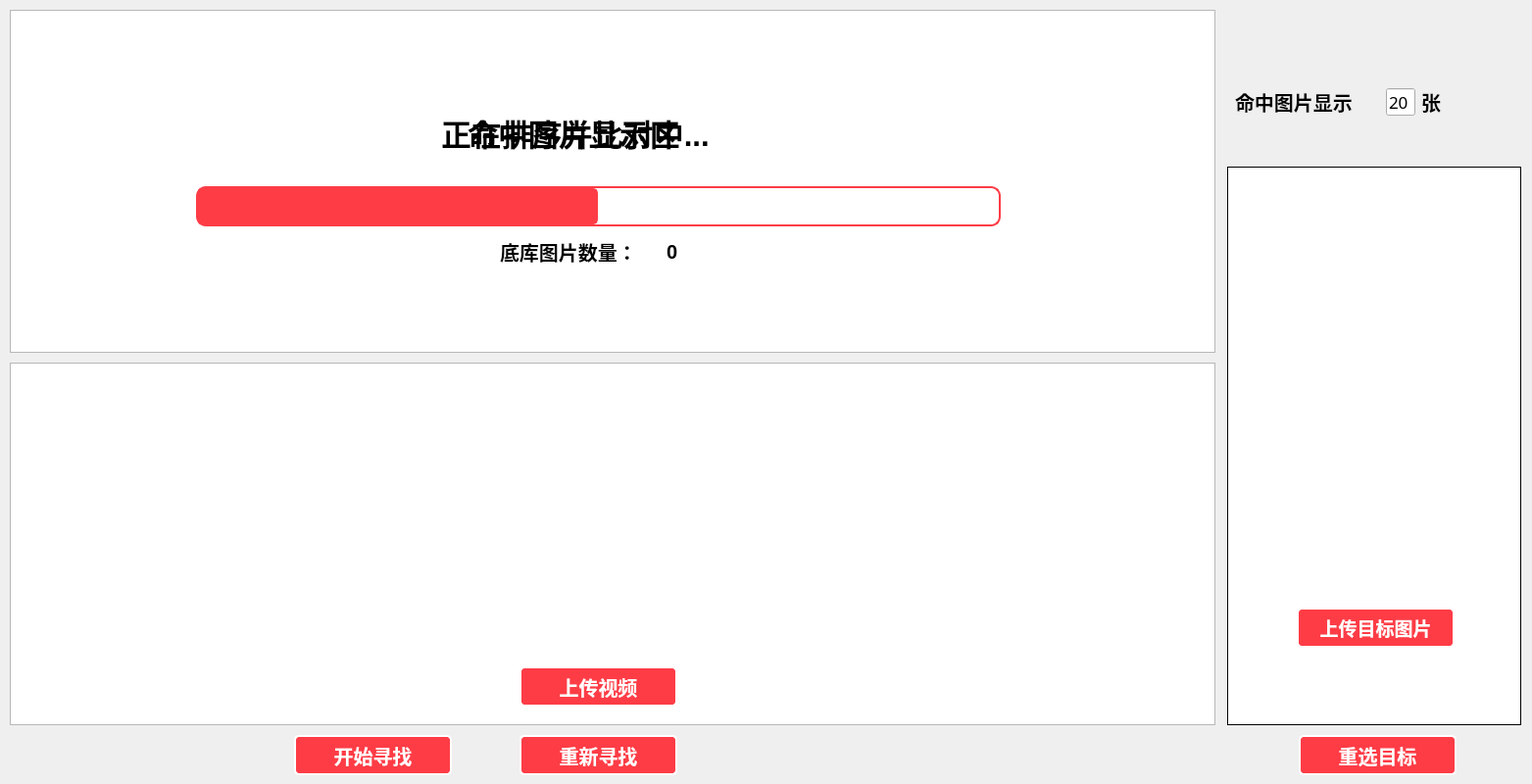
    <widget class="QWidget" name="ReID">
     <attribute name="title">
      <string>跨镜头行人追踪</string>
     </attribute>
     <widget class="QPushButton" name="reID_vdo">
      <property name="geometry">
       <rect>
        <x>530</x>
        <y>680</y>
        <width>161</width>
        <height>41</height>
       </rect>
      </property>
      <property name="font">
       <font>
        <family>Roman time</family>
        <pointsize>15</pointsize>
        <weight>75</weight>
        <bold>true</bold>
       </font>
      </property>
      <property name="cursor">
       <cursorShape>PointingHandCursor</cursorShape>
      </property>
      <property name="styleSheet">
       <string notr="true">QPushButton{background-color:#FE3C46;
                    border:2px solid #FFF;
                    border-radius:5px;
                    color:white;
                  }
                  QPushButton:hover
                  {
                    border:2px solid #FE3C46;
                    color:white;
					font-size:26px;
                  }
                  QPushButton:hover:pressed
                  {
                    border:1px solid #fff;
                    border-radius:15px;
                    height:17px;
                    font-size:25px;
                    color:white;}
</string>
      </property>
      <property name="text">
       <string>上传视频</string>
      </property>
      <property name="iconSize">
       <size>
        <width>80</width>
        <height>80</height>
       </size>
      </property>
     </widget>
     <widget class="QPushButton" name="reID_reperson">
      <property name="geometry">
       <rect>
        <x>1325</x>
        <y>750</y>
        <width>161</width>
        <height>41</height>
       </rect>
      </property>
      <property name="font">
       <font>
        <family>Roman time</family>
        <pointsize>15</pointsize>
        <weight>75</weight>
        <bold>true</bold>
       </font>
      </property>
      <property name="cursor">
       <cursorShape>PointingHandCursor</cursorShape>
      </property>
      <property name="styleSheet">
       <string notr="true">QPushButton{background-color:#FE3C46;
                    border:2px solid #FFF;
                    border-radius:5px;
                    color:white;
                  }
                  QPushButton:hover
                  {
                    border:2px solid #FE3C46;
                    color:white;
					font-size:26px;
                  }
                  QPushButton:hover:pressed
                  {
                    border:1px solid #fff;
                    border-radius:15px;
                    height:17px;
                    font-size:25px;
                    color:white;}
</string>
      </property>
      <property name="text">
       <string>重选目标</string>
      </property>
      <property name="iconSize">
       <size>
        <width>80</width>
        <height>80</height>
       </size>
      </property>
     </widget>
     <widget class="QPushButton" name="reID_submit">
      <property name="geometry">
       <rect>
        <x>300</x>
        <y>750</y>
        <width>161</width>
        <height>41</height>
       </rect>
      </property>
      <property name="font">
       <font>
        <family>Roman time</family>
        <pointsize>15</pointsize>
        <weight>75</weight>
        <bold>true</bold>
       </font>
      </property>
      <property name="cursor">
       <cursorShape>PointingHandCursor</cursorShape>
      </property>
      <property name="styleSheet">
       <string notr="true">QPushButton{background-color:#FE3C46;
                    border:2px solid #FFF;
                    border-radius:5px;
                    color:white;
                  }
                  QPushButton:hover
                  {
                    border:2px solid #FE3C46;
                    color:white;
					font-size:26px;
                  }
                  QPushButton:hover:pressed
                  {
                    border:1px solid #fff;
                    border-radius:15px;
                    height:17px;
                    font-size:25px;
                    color:white;}
</string>
      </property>
      <property name="text">
       <string>开始寻找</string>
      </property>
      <property name="iconSize">
       <size>
        <width>80</width>
        <height>80</height>
       </size>
      </property>
     </widget>
     <widget class="QProgressBar" name="reID_progressBar">
      <property name="enabled">
       <bool>true</bool>
      </property>
      <property name="geometry">
       <rect>
        <x>200</x>
        <y>190</y>
        <width>821</width>
        <height>41</height>
       </rect>
      </property>
      <property name="mouseTracking">
       <bool>false</bool>
      </property>
      <property name="tabletTracking">
       <bool>false</bool>
      </property>
      <property name="acceptDrops">
       <bool>false</bool>
      </property>
      <property name="autoFillBackground">
       <bool>false</bool>
      </property>
      <property name="styleSheet">
       <string notr="true">QProgressBar::chunk{
    border: 2px solid #FE3C46;  /*边框以及边框颜色*/
    border-radius: 5px;
    background-color: #FE3C46;
}
QProgressBar{
	border: 2px solid #FE3C46;
	border-radius: 10px;
	text-align: center;
}
</string>
      </property>
      <property name="maximum">
       <number>0</number>
      </property>
      <property name="value">
       <number>0</number>
      </property>
      <property name="textVisible">
       <bool>true</bool>
      </property>
      <property name="orientation">
       <enum>Qt::Horizontal</enum>
      </property>
      <property name="invertedAppearance">
       <bool>false</bool>
      </property>
      <property name="textDirection">
       <enum>QProgressBar::TopToBottom</enum>
      </property>
     </widget>
     <widget class="QListWidget" name="vdolist">
      <property name="geometry">
       <rect>
        <x>10</x>
        <y>370</y>
        <width>1230</width>
        <height>370</height>
       </rect>
      </property>
     </widget>
     <widget class="QListWidget" name="reslist">
      <property name="geometry">
       <rect>
        <x>10</x>
        <y>10</y>
        <width>1230</width>
        <height>350</height>
       </rect>
      </property>
     </widget>
     <widget class="QLabel" name="targetpic">
      <property name="geometry">
       <rect>
        <x>1252</x>
        <y>170</y>
        <width>300</width>
        <height>570</height>
       </rect>
      </property>
      <property name="styleSheet">
       <string notr="true">QLabel{
	background-color: #fff;
	border: 1px solid #000;
}</string>
      </property>
      <property name="text">
       <string/>
      </property>
     </widget>
     <widget class="QPushButton" name="tarperson">
      <property name="geometry">
       <rect>
        <x>1250</x>
        <y>269</y>
        <width>304</width>
        <height>281</height>
       </rect>
      </property>
      <property name="cursor">
       <cursorShape>ArrowCursor</cursorShape>
      </property>
      <property name="styleSheet">
       <string notr="true">QPushButton{
	border:none;
}</string>
      </property>
      <property name="text">
       <string/>
      </property>
      <property name="icon">
       <iconset>
        <normaloff>../../images/target_person.png</normaloff>../../images/target_person.png</iconset>
      </property>
      <property name="iconSize">
       <size>
        <width>300</width>
        <height>300</height>
       </size>
      </property>
     </widget>
     <widget class="QLabel" name="reID_res">
      <property name="geometry">
       <rect>
        <x>477</x>
        <y>110</y>
        <width>266</width>
        <height>50</height>
       </rect>
      </property>
      <property name="font">
       <font>
        <family>Microsoft YaHei UI</family>
        <pointsize>23</pointsize>
        <weight>75</weight>
        <bold>true</bold>
       </font>
      </property>
      <property name="text">
       <string>命中图片显示区</string>
      </property>
     </widget>
     <widget class="QPushButton" name="videos">
      <property name="geometry">
       <rect>
        <x>460</x>
        <y>380</y>
        <width>304</width>
        <height>300</height>
       </rect>
      </property>
      <property name="styleSheet">
       <string notr="true">QPushButton{
	border: none;
}</string>
      </property>
      <property name="text">
       <string/>
      </property>
      <property name="icon">
       <iconset>
        <normaloff>../../images/videos.png</normaloff>../../images/videos.png</iconset>
      </property>
      <property name="iconSize">
       <size>
        <width>250</width>
        <height>250</height>
       </size>
      </property>
     </widget>
     <widget class="QPushButton" name="tarperson_btn">
      <property name="geometry">
       <rect>
        <x>1323</x>
        <y>620</y>
        <width>161</width>
        <height>41</height>
       </rect>
      </property>
      <property name="font">
       <font>
        <family>Roman time</family>
        <pointsize>14</pointsize>
        <weight>75</weight>
        <bold>true</bold>
       </font>
      </property>
      <property name="cursor">
       <cursorShape>PointingHandCursor</cursorShape>
      </property>
      <property name="styleSheet">
       <string notr="true">QPushButton{background-color:#FE3C46;
                    border:2px solid #FFF;
                    border-radius:5px;
                    color:white;
                  }
                  QPushButton:hover
                  {
                    border:2px solid #FE3C46;
                    color:white;
					font-size:24px;
                  }
                  QPushButton:hover:pressed
                  {
                    border:1px solid #fff;
                    border-radius:15px;
                    height:17px;
                    font-size:23px;
                    color:white;}
</string>
      </property>
      <property name="text">
       <string>上传目标图片</string>
      </property>
      <property name="iconSize">
       <size>
        <width>80</width>
        <height>80</height>
       </size>
      </property>
     </widget>
     <widget class="QPushButton" name="reID_revdo">
      <property name="geometry">
       <rect>
        <x>530</x>
        <y>750</y>
        <width>161</width>
        <height>41</height>
       </rect>
      </property>
      <property name="font">
       <font>
        <family>Roman time</family>
        <pointsize>15</pointsize>
        <weight>75</weight>
        <bold>true</bold>
       </font>
      </property>
      <property name="cursor">
       <cursorShape>PointingHandCursor</cursorShape>
      </property>
      <property name="styleSheet">
       <string notr="true">QPushButton{background-color:#FE3C46;
                    border:2px solid #FFF;
                    border-radius:5px;
                    color:white;
                  }
                  QPushButton:hover
                  {
                    border:2px solid #FE3C46;
                    color:white;
					font-size:26px;
                  }
                  QPushButton:hover:pressed
                  {
                    border:1px solid #fff;
                    border-radius:15px;
                    height:17px;
                    font-size:25px;
                    color:white;}
</string>
      </property>
      <property name="text">
       <string>重选视频</string>
      </property>
      <property name="iconSize">
       <size>
        <width>80</width>
        <height>80</height>
       </size>
      </property>
     </widget>
     <widget class="QLabel" name="label_19">
      <property name="geometry">
       <rect>
        <x>510</x>
        <y>240</y>
        <width>175</width>
        <height>33</height>
       </rect>
      </property>
      <property name="font">
       <font>
        <family>Microsoft YaHei UI</family>
        <pointsize>15</pointsize>
        <weight>75</weight>
        <bold>true</bold>
       </font>
      </property>
      <property name="text">
       <string>底库图片数量：</string>
      </property>
     </widget>
     <widget class="QLabel" name="label_17">
      <property name="geometry">
       <rect>
        <x>670</x>
        <y>680</y>
        <width>72</width>
        <height>15</height>
       </rect>
      </property>
      <property name="text">
       <string/>
      </property>
     </widget>
     <widget class="QLabel" name="pics_num">
      <property name="geometry">
       <rect>
        <x>680</x>
        <y>240</y>
        <width>75</width>
        <height>33</height>
       </rect>
      </property>
      <property name="font">
       <font>
        <family>Microsoft YaHei UI</family>
        <pointsize>15</pointsize>
        <weight>75</weight>
        <bold>true</bold>
       </font>
      </property>
      <property name="text">
       <string>0</string>
      </property>
     </widget>
     <widget class="QLabel" name="label_20">
      <property name="geometry">
       <rect>
        <x>1260</x>
        <y>87</y>
        <width>150</width>
        <height>33</height>
       </rect>
      </property>
      <property name="font">
       <font>
        <family>Microsoft YaHei UI</family>
        <pointsize>15</pointsize>
        <weight>75</weight>
        <bold>true</bold>
       </font>
      </property>
      <property name="text">
       <string>命中图片显示</string>
      </property>
     </widget>
     <widget class="QLabel" name="label_21">
      <property name="geometry">
       <rect>
        <x>1450</x>
        <y>87</y>
        <width>30</width>
        <height>33</height>
       </rect>
      </property>
      <property name="font">
       <font>
        <family>Microsoft YaHei UI</family>
        <pointsize>15</pointsize>
        <weight>75</weight>
        <bold>true</bold>
       </font>
      </property>
      <property name="text">
       <string>张</string>
      </property>
     </widget>
     <widget class="QLineEdit" name="hitnum">
      <property name="geometry">
       <rect>
        <x>1414</x>
        <y>90</y>
        <width>30</width>
        <height>28</height>
       </rect>
      </property>
      <property name="font">
       <font>
        <family>Microdoft YaHei UI</family>
        <pointsize>13</pointsize>
       </font>
      </property>
      <property name="styleSheet">
       <string notr="true">QLineEdit{
	font-family: Microdoft YaHei UI;
}</string>
      </property>
      <property name="text">
       <string>20</string>
      </property>
     </widget>
     <widget class="QLabel" name="sort_cmp">
      <property name="geometry">
       <rect>
        <x>450</x>
        <y>110</y>
        <width>337</width>
        <height>50</height>
       </rect>
      </property>
      <property name="font">
       <font>
        <family>Microsoft YaHei UI</family>
        <pointsize>23</pointsize>
        <weight>75</weight>
        <bold>true</bold>
       </font>
      </property>
      <property name="text">
       <string>正在排序并比对中...</string>
      </property>
     </widget>
     <widget class="QPushButton" name="reIDbtn">
      <property name="geometry">
       <rect>
        <x>530</x>
        <y>750</y>
        <width>161</width>
        <height>41</height>
       </rect>
      </property>
      <property name="font">
       <font>
        <family>Roman time</family>
        <pointsize>15</pointsize>
        <weight>75</weight>
        <bold>true</bold>
       </font>
      </property>
      <property name="cursor">
       <cursorShape>PointingHandCursor</cursorShape>
      </property>
      <property name="styleSheet">
       <string notr="true">QPushButton{background-color:#FE3C46;
                    border:2px solid #FFF;
                    border-radius:5px;
                    color:white;
                  }
                  QPushButton:hover
                  {
                    border:2px solid #FE3C46;
                    color:white;
					font-size:26px;
                  }
                  QPushButton:hover:pressed
                  {
                    border:1px solid #fff;
                    border-radius:15px;
                    height:17px;
                    font-size:25px;
                    color:white;}
</string>
      </property>
      <property name="text">
       <string>重新寻找</string>
      </property>
      <property name="iconSize">
       <size>
        <width>80</width>
        <height>80</height>
       </size>
      </property>
     </widget>
     <zorder>reslist</zorder>
     <zorder>label_19</zorder>
     <zorder>vdolist</zorder>
     <zorder>reID_vdo</zorder>
     <zorder>reID_reperson</zorder>
     <zorder>reID_submit</zorder>
     <zorder>targetpic</zorder>
     <zorder>tarperson</zorder>
     <zorder>videos</zorder>
     <zorder>tarperson_btn</zorder>
     <zorder>reID_revdo</zorder>
     <zorder>label_17</zorder>
     <zorder>pics_num</zorder>
     <zorder>label_20</zorder>
     <zorder>reID_progressBar</zorder>
     <zorder>label_21</zorder>
     <zorder>hitnum</zorder>
     <zorder>sort_cmp</zorder>
     <zorder>reID_res</zorder>
     <zorder>reIDbtn</zorder>
    </widget>
